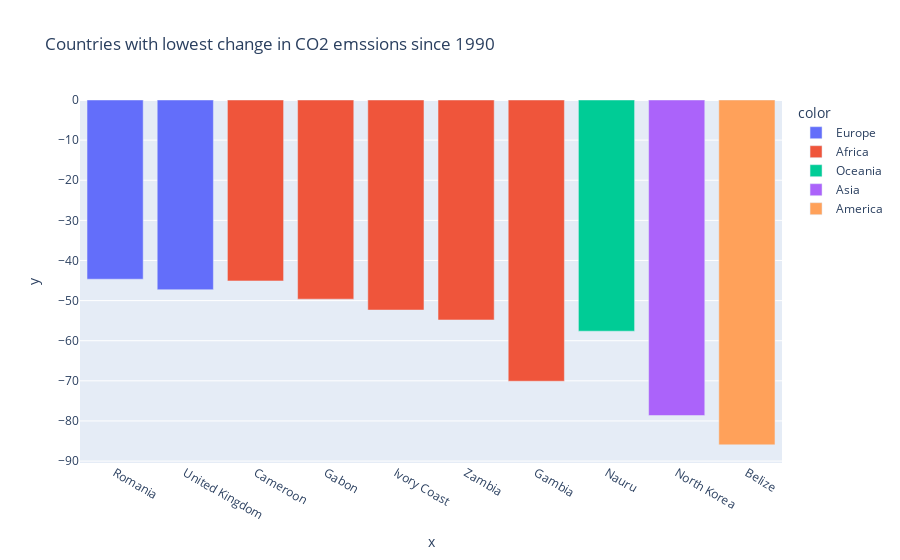

Here is the notebook cell this chart was saved with:
### Code cell
px.bar(data_frame=Copy_data_set,x=Copy_data_set['Country'].tail(10),y=Copy_data_set['Pecentage_change_countries'].tail(10),color=Copy_data_set['Continent'].tail(10),
title='Countries with lowest change in CO2 emssions since 1990 ')

### Figure 1 — Plotly figure (JSON) as saved in the notebook; plotly's stock layout.template omitted (floating-point values rounded to 4 significant figures)
{"data": [{"alignmentgroup": "True", "hovertemplate": "color=Europe<br>x=%{x}<br>y=%{y}<extra></extra>", "legendgroup": "Europe", "marker": {"color": "#636efa", "pattern": {"shape": ""}}, "name": "Europe", "offsetgroup": "Europe", "orientation": "v", "showlegend": true, "textposition": "auto", "type": "bar", "x": ["Romania", "United Kingdom"], "xaxis": "x", "y": [-44.66, -47.29], "yaxis": "y"}, {"alignmentgroup": "True", "hovertemplate": "color=Africa<br>x=%{x}<br>y=%{y}<extra></extra>", "legendgroup": "Africa", "marker": {"color": "#EF553B", "pattern": {"shape": ""}}, "name": "Africa", "offsetgroup": "Africa", "orientation": "v", "showlegend": true, "textposition": "auto", "type": "bar", "x": ["Cameroon", "Gabon", "Ivory Coast", "Zambia", "Gambia"], "xaxis": "x", "y": [-45.1, -49.64, -52.36, -54.83, -70.1], "yaxis": "y"}, {"alignmentgroup": "True", "hovertemplate": "color=Oceania<br>x=%{x}<br>y=%{y}<extra></extra>", "legendgroup": "Oceania", "marker": {"color": "#00cc96", "pattern": {"shape": ""}}, "name": "Oceania", "offsetgroup": "Oceania", "orientation": "v", "showlegend": true, "textposition": "auto", "type": "bar", "x": ["Nauru"], "xaxis": "x", "y": [-57.62], "yaxis": "y"}, {"alignmentgroup": "True", "hovertemplate": "color=Asia<br>x=%{x}<br>y=%{y}<extra></extra>", "legendgroup": "Asia", "marker": {"color": "#ab63fa", "pattern": {"shape": ""}}, "name": "Asia", "offsetgroup": "Asia", "orientation": "v", "showlegend": true, "textposition": "auto", "type": "bar", "x": ["North Korea"], "xaxis": "x", "y": [-78.65], "yaxis": "y"}, {"alignmentgroup": "True", "hovertemplate": "color=America<br>x=%{x}<br>y=%{y}<extra></extra>", "legendgroup": "America", "marker": {"color": "#FFA15A", "pattern": {"shape": ""}}, "name": "America", "offsetgroup": "America", "orientation": "v", "showlegend": true, "textposition": "auto", "type": "bar", "x": ["Belize"], "xaxis": "x", "y": [-85.96], "yaxis": "y"}], "layout": {"barmode": "relative", "legend": {"title": {"text": "color"}, "tracegroupgap": 0}, "title": {"text": "Countries with lowest change in CO2 emssions since 1990 "}, "xaxis": {"anchor": "y", "domain": [0, 1], "title": {"text": "x"}}, "yaxis": {"anchor": "x", "domain": [0, 1], "title": {"text": "y"}}}}
